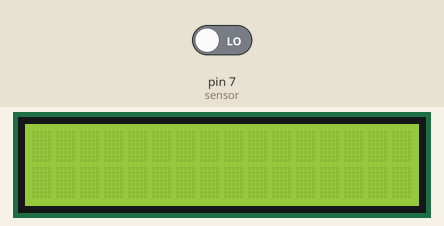
Simulated run of this sketch. Board: Arduino Uno, built with avr-gcc and run on an emulated ATmega328P. Shown: 16×2 character LCD. The test bench sets the inputs (shaded band); at power-on: pin 7 (sensor) LOW. What the sketch prints to the serial monitor is not drawn.

Above: at 1.2 s.
1.3 s: pin 7 (sensor) driven HIGH
At 4.4 s:
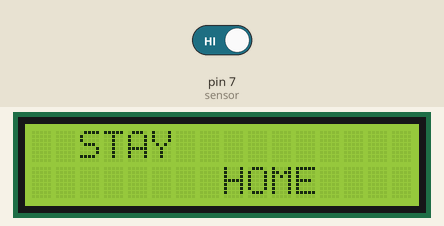
5.2 s: pin 7 (sensor) driven LOW
At 6.6 s:
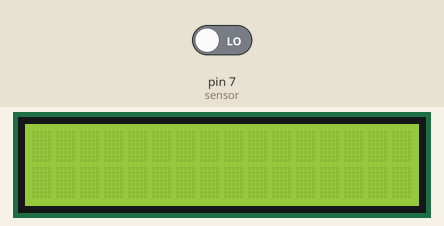
Timing chart, 0 to 8.2 s (numbered marks = the images above; inputs shaded):
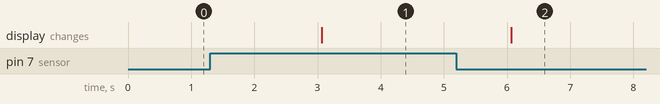

The sketch:

LCDStayHome.ino
```cpp
#include <LiquidCrystal.h>

// initialize the library with the numbers of the interface pins
LiquidCrystal lcd(12, 11, 5, 4, 3, 2);

void setup() {
  Serial.begin(9600);
  // set up the LCD's number of columns and rows:
  lcd.begin(16, 2);
  lcd.print("  STAY");
  lcd.setCursor(0, 1);
  lcd.print("        HOME     ");

  pinMode(7, INPUT);
}

void loop() {
  int sensorState = digitalRead(7);//sensor（2ピン）からの反応（HIGH　or　LOWを変数「sensorState」に格納


  //HIGHの場合
  if(sensorState == HIGH){
    Serial.println("反応");
    lcd.display();
    delay(3000);
  } else {
    Serial.println("反応なし");
    lcd.noDisplay();
    delay(3000);
  }
}
```

Measured:
- after the input at 1.3 s, the display: changes after 1.8 s (image 1)
- after the input at 5.2 s, the display: changes after 0.87 s (image 2)
